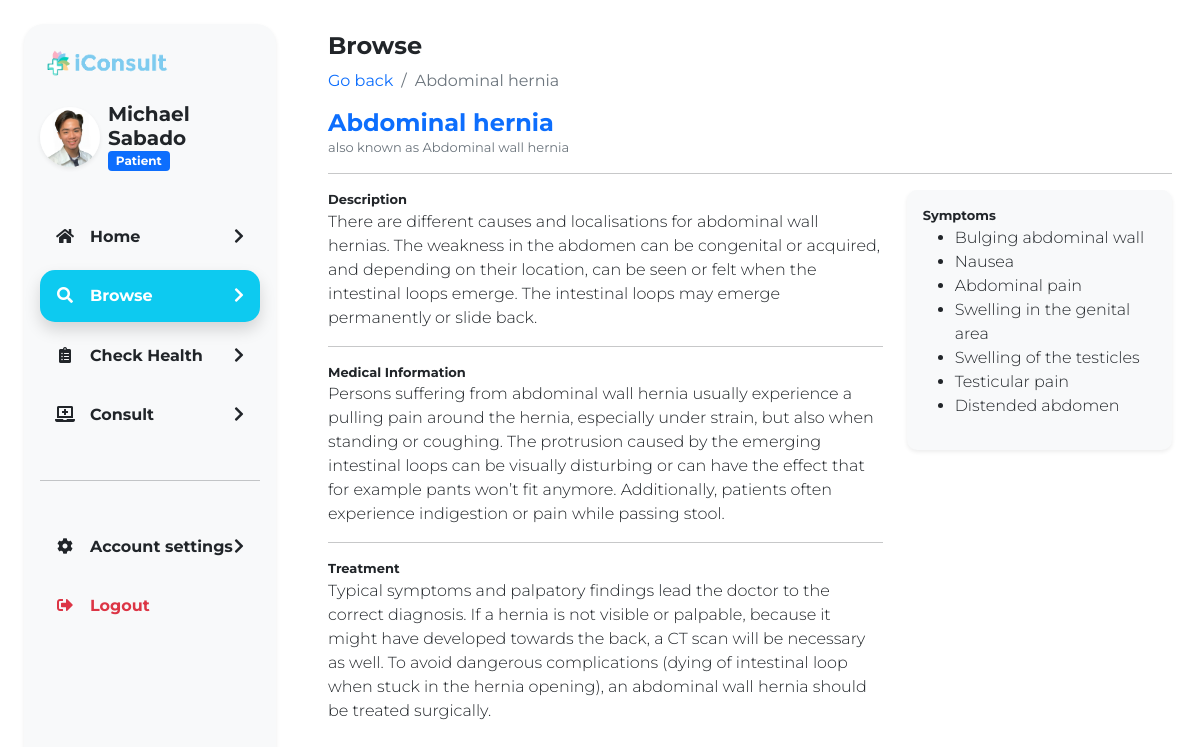
Screenshot of /patient/view.php?id=130 (signed in) with the database file from the repository.
### tables this page shows
CREATE TABLE `healthissues` (
  `issueID` int(11) NOT NULL,
  `issueName` varchar(100) NOT NULL,
  `description` text NOT NULL,
  `descriptionShort` text NOT NULL,
  `medicalCondition` text NOT NULL,
  `possibleSymptoms` text NOT NULL,
  `profName` text NOT NULL,
  `synonyms` text NOT NULL,
  `treatmentDescription` text NOT NULL,
  `imagefile` text DEFAULT NULL
);

### patient/view.php (the view, shortened to what this page needs)
<?php
include('../php/db_config.php');
$sql = "SELECT * FROM healthissues WHERE issueID='" . $_GET['id'] . "'";
$issue = mysqli_query($conn, $sql)->fetch_assoc();
$symptoms = explode(',', $issue['possibleSymptoms']);
?>
<!doctype html>
<html lang="en">
<head>
    <link href="https://cdn.jsdelivr.net/npm/bootstrap@5.0.0/dist/css/bootstrap.min.css" rel="stylesheet">
    <link href="https://cdnjs.cloudflare.com/ajax/libs/font-awesome/5.15.1/css/all.min.css" rel="stylesheet" />
    <link rel="stylesheet" href="../css/style.css?">
    <link href="https://unpkg.com/aos@2.3.1/dist/aos.css" rel="stylesheet">
</head>
<body>
    <div class="container-fluid p-0">
        <div class="row m-0">
            <?php include('components/sidebar.php') ?>
            <div class=" col-md-9 col-sm-12 col-12">
                <div class="vh-100  py-3">
                    <div class="p-3">
                        <div class="h4 fw-bolder">Browse</div>
                        <nav aria-label="breadcrumb">
                            <ol class="breadcrumb">
                                <li class="breadcrumb-item"><a style="cursor:pointer; " class="text-primary text-decoration-none" onclick="window.history.back()">Go back</a></li>
                                <li class="breadcrumb-item active" aria-current="page">
                                    <?= $issue['issueName'] ?>
                                </li>
                            </ol>
                        </nav>
                        <div class="h4 fw-bold mb-0 text-primary" data-aos="zoom-in">
                            <?= $issue['issueName'] ?>
                        </div>
                        <div class="smallTxt text-muted" data-aos="zoom-in">
                            also known as <?= $issue['profName'] ?>
                        </div>
                        <hr>
                        <div class="row mycontent " id="main">
                            <div class="col-md-8">
                                <div class="smallTxt fw-bold">Description</div>
                                <div class="h6 fw-light lh-base ">
                                    <?= $issue['description'] ?>
                                </div>
                                <hr>
                                <div class="smallTxt fw-bold">Medical Information</div>
                                <div class="h6 fw-light lh-base">
                                    <?= $issue['medicalCondition'] ?>
                                </div>
                                <hr>
                                <div class="smallTxt fw-bold">Treatment</div>
                                <div class="h6 fw-light lh-base">
                                    <?= $issue['treatmentDescription'] ?>
                                </div>
                            </div>
                            <div class="col-md-4 mb-3">
                                <div class="card round-2 shadow-sm border-0 bg-light">
                                    <div class="card-body">
                                        <div class="smallTxt fw-bold">Symptoms</div>
                                        <div class="h6 font-weight-light lh-base">
                                            <ul>
                                                <?php
                                                foreach ($symptoms as $s) {
                                                    echo '<li class="fw-light">' . $s . '</li>';
                                                }
                                                ?>
                                            </ul>
                                        </div>
                                    </div>
                                </div>
                            </div>
                        </div>
                    </div>
                </div>
            </div>
        </div>
    </div>
</body>
</html>

### css/style.css (style rules this page uses)
body { font-family: "Montserrat", sans-serif; }
.round-2 { border-radius: 10px; }
.smallTxt { font-size: 13px; }
.mycontent { height: calc(100vh - 210px); overflow-y: auto; overflow-x: hidden; }

### rows the page displays
healthissues: issueName "Abdominal hernia", profName "Abdominal wall hernia", description "There are different causes and localisations for abdominal wall hernias. The weakness in the abdomen can be congenital or acquired, and depending on their location, can be seen or felt when the intestinal loops emerge. The intestinal loops may emerge permanently or slide back.", medicalCondition "Persons suffering from abdominal wall hernia usually experience a pulling pain around the hernia, especially under strain, but also when standing or coughing. The protrusion caused by the emerging intestinal loops can be visually disturbing or can have the effect that for example pants won’t fit anymore. Additionally, patients often experience indigestion or pain while passing stool.", treatmentDescription "Typical symptoms and palpatory findings lead the doctor to the correct diagnosis. If a hernia is not visible or palpable, because it might have developed towards the back, a CT scan will be necessary as well. To avoid dangerous complications (dying of intestinal loop when stuck in the hernia opening), an abdominal wall hernia should be treated surgically.", possibleSymptoms "Bulging abdominal wall", possibleSymptoms "Nausea", possibleSymptoms "Abdominal pain", possibleSymptoms "Swelling in the genital area", possibleSymptoms "Swelling of the testicles", possibleSymptoms "Testicular pain", possibleSymptoms "Distended abdomen"

### other values shown
$_SESSION['user']['firstName'] "Michael"
$_SESSION['user']['lastName'] "Sabado"
